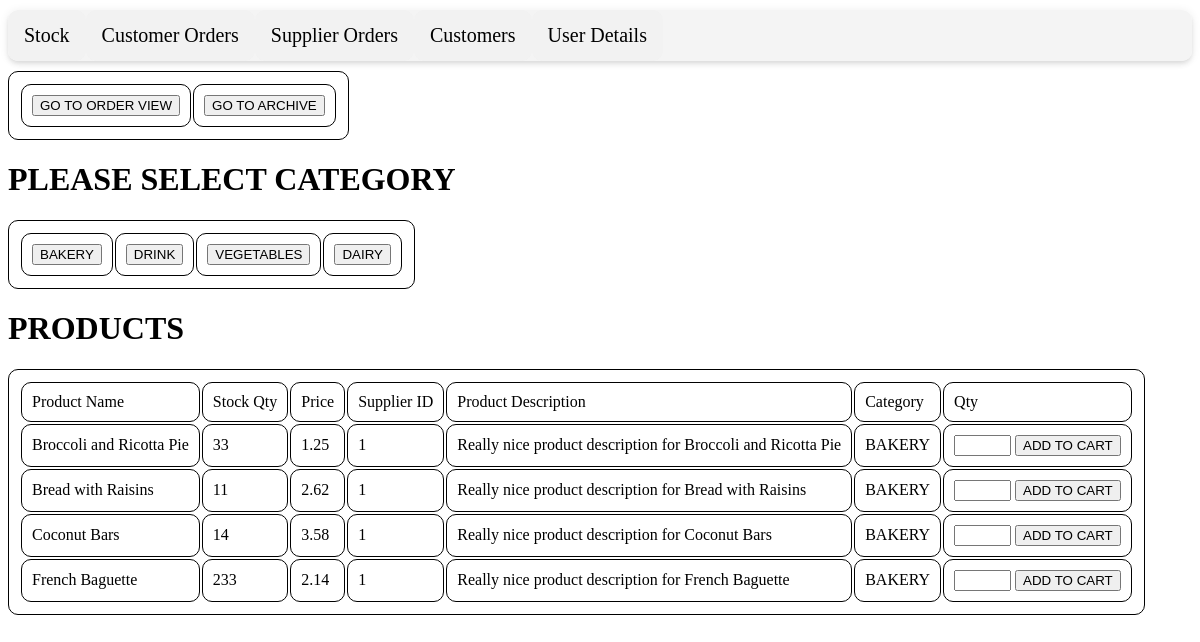
/php/acp_sup_ord_main.php, run on an earlier commit of the app's database.
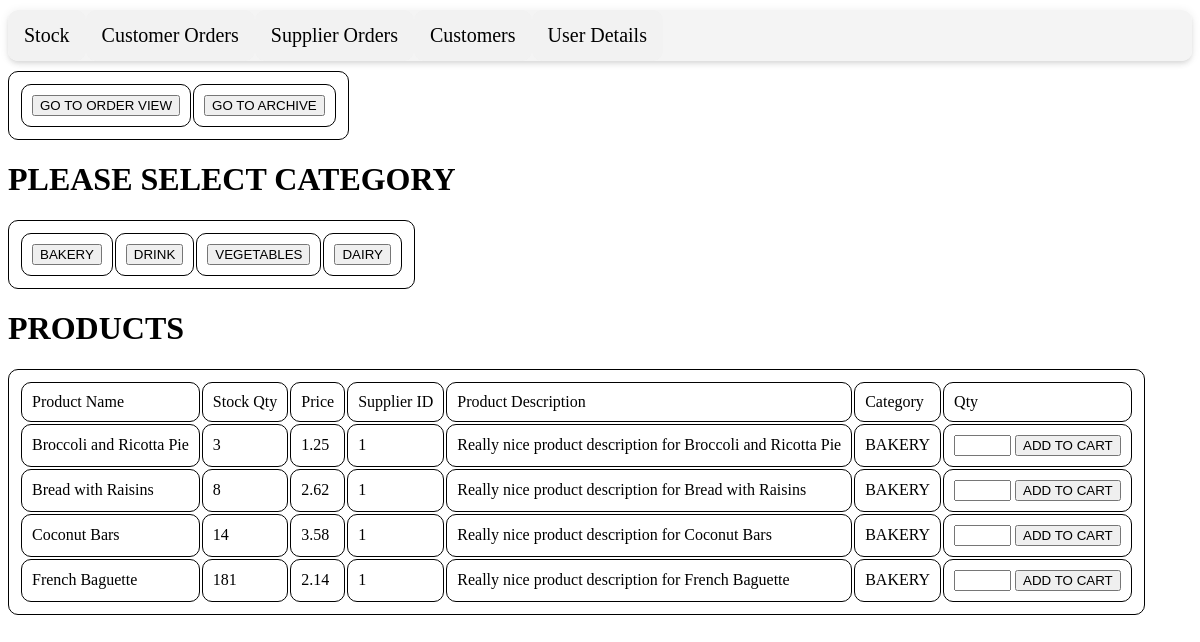
And on a later commit of the database.
### tables this page shows
CREATE TABLE IF NOT EXISTS `products` (
  `prod_id` int(11) NOT NULL AUTO_INCREMENT,
  `prod_name` varchar(50) NOT NULL,
  `price` decimal(5,2) NOT NULL,
  `sup_id` int(11) NOT NULL,
  `prod_dsc` varchar(255) NOT NULL,
  `prod_img` text NOT NULL,
  `cat_id` int(11) NOT NULL,
  `sto_qty` int(8) NOT NULL,
  PRIMARY KEY (`prod_id`),
  KEY `sup_id` (`sup_id`),
  KEY `cat_id` (`cat_id`)
);

CREATE TABLE IF NOT EXISTS `category` (
  `cat_id` int(11) NOT NULL AUTO_INCREMENT,
  `cat_name` enum('BAKERY','DRINK','VEGETABLES','DAIRY') NOT NULL,
  `cat_img` text NOT NULL,
  PRIMARY KEY (`cat_id`)
);

### php/acp_sup_ord_main.php (the view, shortened to what this page needs)
<!DOCTYPE html>
<html lang="en">
<head>
    <link rel="stylesheet" type="text/css" href="css/supplier.css">
</head>
<?php
        include "admin_panel_connection.php";
        include "sup_panel.php";
	$user =  '5';
	if (isset($_POST["cat_tmp"]) )
	{
	$cat_tmp = $_POST["cat_tmp"];
	}
	else
	{
	$cat_tmp = '1';
	}
		echo "
		<h1>PLEASE SELECT CATEGORY</h1>
		<table>
		<tr>
		<td><form action='?page=acp_sup_ord_main' method = 'post'>
			<input type='hidden' name='cat_tmp' value='1' >
			<input type='submit' value='BAKERY'>
			</form>
		</td>
		<td><form action='?page=acp_sup_ord_main' method = 'post'>
			<input type='hidden' name='cat_tmp' value='2' >
			<input type='submit' value='DRINK'>
			</form>
		</td>
		<td><form action='?page=acp_sup_ord_main' method = 'post'>
			<input type='hidden' name='cat_tmp' value='3' >
			<input type='submit' value='VEGETABLES'>
			</form>
		</td>
		<td><form action='?page=acp_sup_ord_main' method = 'post'>
			<input type='hidden' name='cat_tmp' value='4' >
			<input type='submit' value='DAIRY'>
			</form>
		</td>
		</tr>
		</table>";
    $search = "SELECT * FROM products, category WHERE products.cat_id = category.cat_id AND products.cat_id = '$cat_tmp' ORDER BY products.cat_id";
    $result = mysqli_query($mysqli, $search);
	echo "<h1>PRODUCTS</h1>";
	echo "<table border = '1'>";
	echo "<tr>
	<td>Product Name</td>
	<td>Stock Qty</td>
	<td>Price</td>
	<td>Supplier ID</td>
	<td>Product Description</td>
	<td>Category</td>
	<td>Qty</td></tr>";
    while ($row = mysqli_fetch_assoc($result))
		{
		echo "<tr>
		<td>{$row['prod_name']}</td>
		<td>{$row['sto_qty']}</td>
		<td>{$row['price']}</td>
		<td>{$row['sup_id']}</td>
		<td>{$row['prod_dsc']}</td>
		<td>{$row['cat_name']}</td>
		<td><form action='?page=sup_ord_tmp_add' method = 'post'>
			<input type='text' name='ord_qty' size='4'>
			<input type='hidden' name='prod_id' value={$row['prod_id']} >
			<input type='hidden' name='sup_ord_id' value= ". $user . " >
			<input type='hidden' name='cat_tmp' value= '$cat_tmp' >
			<input type='submit' value='ADD TO CART'>
			</form>
		</td>
		</tr>";
		};
			echo"</table>";
		?>
</html>

### php/admin_panel_connection.php (shortened to what this page needs)
<!DOCTYPE html>
<html lang="en">
<head>
<link rel="stylesheet" type="text/css" href="css/admin_and_member_panel.css">
</head>
<body>
<div class="panel" id="myPanelnav">
  <a href="?page=acp_stock" class="active-panel">Stock</a>
  <a href="?page=acp_customers_orders">Customer Orders</a>
  <a href="?page=acp_suppliers_orders">Supplier Orders</a>
  <a href="?page=acp_customers">Customers</a>
  <a href="?page=user_details">User Details</a>
</div>
</body>
</html>

### php/sup_panel.php (shortened to what this page needs)
<!DOCTYPE html>
<html lang="en">
<head>
    <link rel="stylesheet" type="text/css" href="css/supplier.css">
</head>
<?php
	echo
			"<table>
			<tr>
			<td>
			<form action='?page=acp_sup_ord_view' method = 'post'>
			<input type='submit' value='GO TO ORDER VIEW'>
			</form>
			</td>
			<td>
			<form action='?page=acp_sup_ord_arch' method = 'post'>
			<input type='submit' value='GO TO ARCHIVE'>
			</form>
			</td>
			</tr>
			</table>";
		?>
</html>

### css/supplier.css (style rules this page uses)
table, th, td { border: 1px solid black; border-radius: 10px; padding: 10px; }

### css/admin_and_member_panel.css (style rules this page uses)
.panel { position: relative; margin: 10px auto; max-width: 1500px; overflow: hidden; border-radius: 10px; background-color: rgb(242, 242, 242, 0.8); box-shadow: 0 2px 4px -1px rgba(0, 0, 0, 0.06), 0 4px 5px 0 rgba(0, 0, 0, 0.06), 0 1px 10px 0 rgba(0, 0, 0, 0.08); }
.panel a { background-color: inherit; float: left; border: none; outline: none; cursor: pointer; padding: 14px 16px; transition: 0.3s; font-size: 20px; border-radius: 10px; text-align: center; text-decoration: none; color: black; }
.active-panel { color: white; }

What changed in the data, as far as the page shows it:
changed products "Broccoli and Ricotta Pie": sto_qty "33" → "3"
changed products "Bread with Raisins": sto_qty "11" → "8"
changed products "French Baguette": sto_qty "233" → "181"
